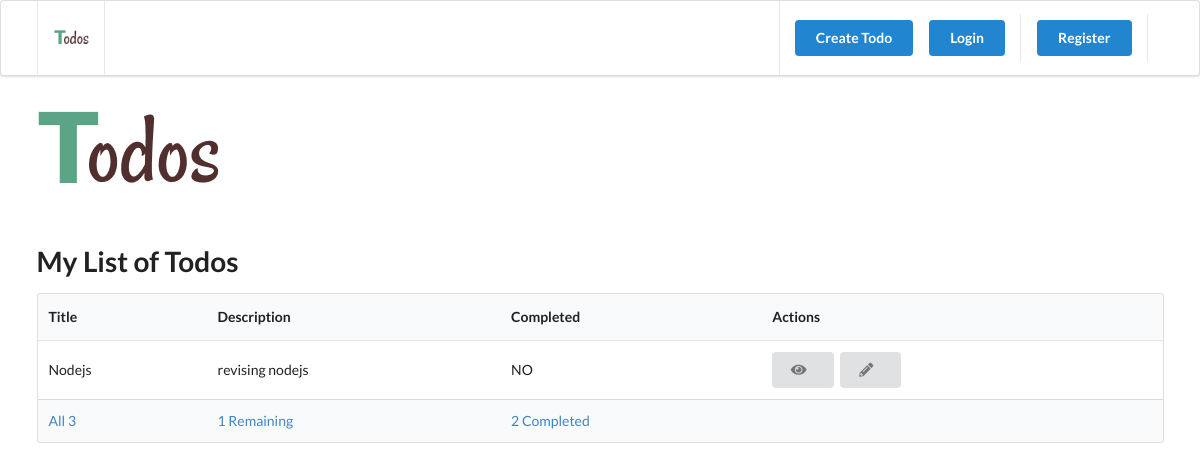
Page /?filter=incomplete on the committed database.
### todo/models.py (models this page shows, shortened)
class Todo(TrackingModel):
    title = models.CharField(max_length=255)
    description = models.TextField()
    is_completed = models.BooleanField(default=False)

### todo/views.py (the view)
# urls.py: path('', views.index, name='home'),
def index(request):
    todos = Todo.objects.all()
    completed_count = todos.filter(is_completed=True).count()
    incomplete_count = todos.filter(is_completed=False).count()
    all_count = todos.count()
    context = {'todos': get_showing_todos(request,todos), 'all_count':all_count,
               'completed_count':completed_count,
                'incomplete_count':incomplete_count}
    return render(request, 'todo/index.html', context)

### todo/views.py (called while the page is built)
def get_showing_todos(request, todos):
    if request.GET and request.GET.get('filter'):
        if request.GET.get('filter') == 'complete':
            return todos.filter(is_completed=True)
        if request.GET.get('filter') == 'incomplete':
            return todos.filter(is_completed=False)
    return todos

### todosite/templates/todo/index.html (shortened to what this page needs)
{% extends '_partials/base.html' %}
{% load static %}
{% block content %}
    <img src="{% static 'img/Logo.png' %}" />
    <h1 class="ui header">My List of Todos</h1>
    {% if todos %}
    <table class="ui table">
        <thead>
            <tr>
                <th>Title</th>
                <th>Description</th>
                <th>Completed</th>
                <th>Actions</th>
            </tr>
        </thead>
        <tbody>
            {% for todo in todos %}
            <tr>
                <td>{{todo.title}}</td>
                <td>{{todo.description}}</td>
                <td>
                    {% if todo.is_completed %}
                        YES <i class="check icon green"></i>
                    {% else %}
                        NO
                    {% endif %}
                </td>
                <td>
                    <a href="{% url 'todo' todo.pk %}" class="ui button">
                        <i class="eye icon"></i>
                    </a>
                    <a href="{% url 'todo-edit' todo.pk %}" class="ui button">
                        <i class="pencil icon"></i>
                    </a>
                </td>
            </tr>
            {% endfor %}
        </tbody>
        <tfoot>
            <tr>
                <th>
                    <a href="?filter=all">All {{all_count}}</a>
                </th>
                <th>
                    <a href="?filter=incomplete">{{incomplete_count}} Remaining</a>
                </th>
                <th>
                    <a href="?filter=completed">{{completed_count}} Completed</a>
                </th>
                <th> </th>
            </tr>
        </tfoot>
    </table>
    {% endif %}
{% endblock content %}

### rows in the picture
Todo: title "Nodejs", description "revising nodejs", is_completed "NO"

### other values in the picture
{{ all_count }} "3"
{{ incomplete_count }} "1"
{{ completed_count }} "2"
